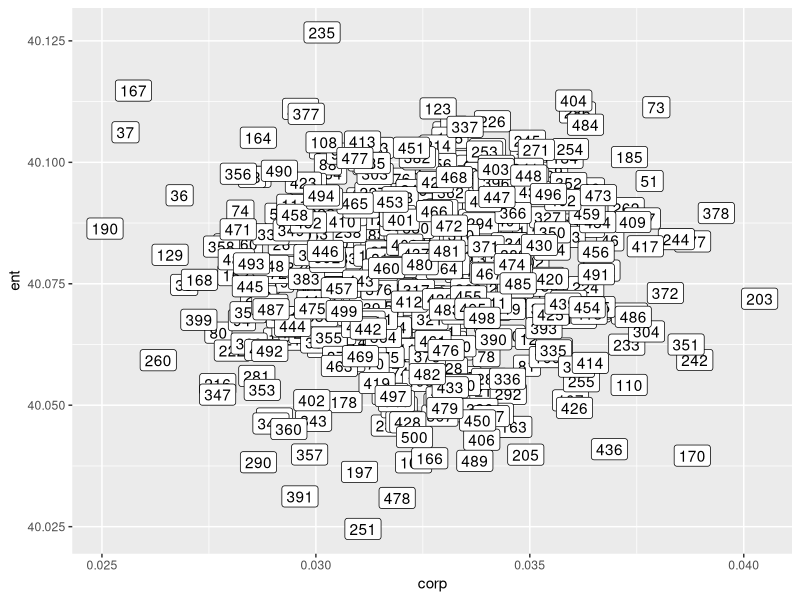

This figure's R source:
# making the owls

# initialize ####

rm(list = ls())
library(dplyr)
library(stringr)
library(ggplot2)


# make functions

simp <- function(n, perb){
  sample(1:perb, n, replace = T)
}

# testing probabilities

# testing different values: rolls1 is deaths, rolls2 is births

rolls1 <- 4
rolls2 <- 2

nems6 <- paste0(rep(c("j", "sa"), each = rolls1), 1:rolls1)
nems12 <- paste0(rep("a", rolls1), 1:rolls1)
nemsb <- paste0(rep("b", rolls2), 1:rolls2)

# a function for testing how correlated the owl cards are (this was unecessary but fun)

info <- function(CLASS.FREQ){
  freq.class <- CLASS.FREQ
  info <- 0
  for(i in 1:length(freq.class)){
    if(freq.class[[i]] != 0){ # zero check in class
      entropy <- -sum(freq.class[[i]] * log2(freq.class[[i]]))  #I calculate the entropy for each class i here
    }else{ 
      entropy <- 0
    } 
    info <- info + entropy # sum up entropy from all classes
  }
  return(info)
}

# make names

names <- read.csv("Popular_Baby_Names.csv")

nammy <- names %>%
  select(sex = Gender, nem = Child.s.First.Name) %>%
  mutate(sex = tolower(sex), nem = tolower(nem)) %>%
  filter(sex == "female") %>%
  distinct() %>%
  select(nem)

owlNames <- str_replace(nammy$nem, "^.", toupper(str_extract(nammy$nem, "^.")))

indv <- 600
corp <- NULL
ent <- NULL
ow <- list()

# generate owls
set.seed(42)

# for a community of (indv) owls, generate 500 different versions and see how correlated they are

for(r in 1:500){
  
  owls <- cbind.data.frame( 
    
    id = sample(owlNames, indv),
    
    sapply(nems6, function(ii){
      assign(ii, simp(indv, 6))
    }),
    
    sapply(nems12, function(ii){
      assign(ii, simp(indv, 12))
    }),
    
    sapply(nemsb, function(ii){
      assign(ii, simp(indv, 6))
    })
  )
  
  oNums <- owls[,-1]
  
  it <- 0
  kor <- NULL
  for(i in 1: ncol(oNums)){
    for(j in 1:ncol(oNums)){
      if(i != j){
        it <- it + 1
        kk <- cor.test(oNums[,i], oNums[,j])
        kor[it] <- kk$estimate
      }
    }
  }
  
  ent[r] <- sum(apply(oNums, 2, function(o){
    info(table(o)/indv)
  }))
  corp[r] <- mean(abs(kor))
  ow[[r]] <- owls
}

dat <- data.frame(run = 1:500, corry = corp, ent = ent)

ggplot(dat, aes(x = corp, y = ent)) +
  geom_point() +
  geom_label(aes(label = run))

# 167 wins!
# (iteration 167 had the least correlations among cards)

write.csv(ow[[167]], "owls.csv" ,row.names = F)





